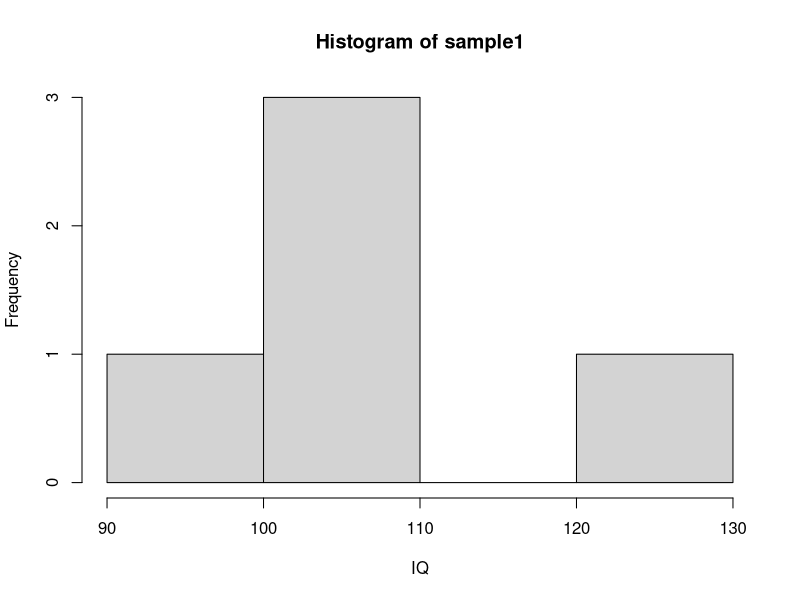
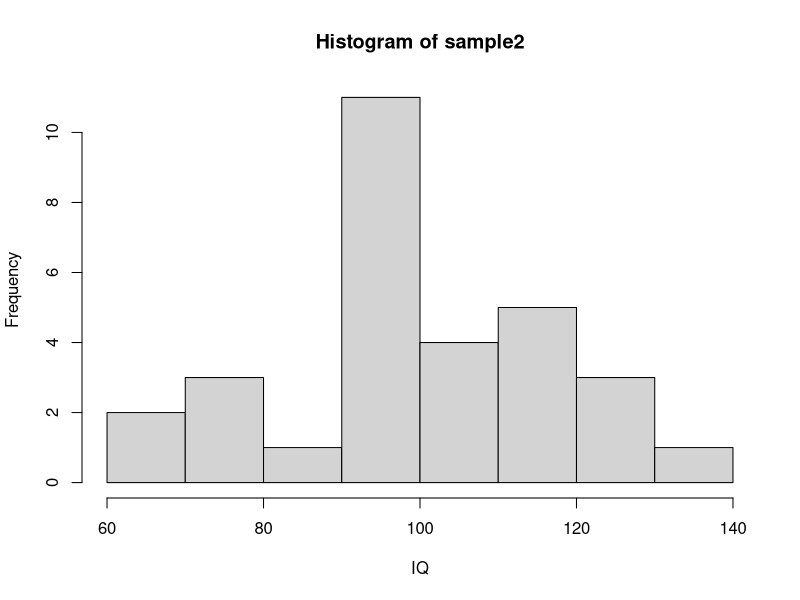
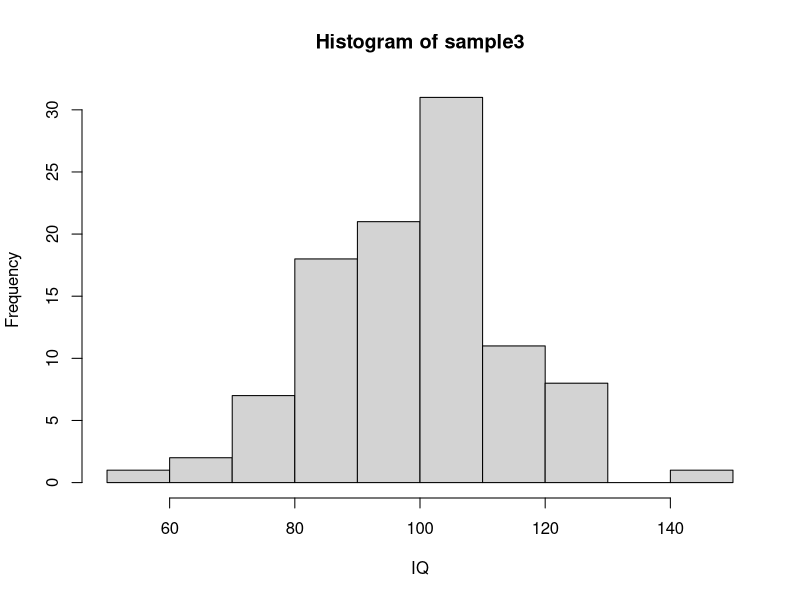

Here is the R script that generated these plots, in order: (Note: this script raises an error after producing the figures.)
# ASSIGNMENT TWO 

# QUESTION 1: 
set.seed(42)
sample1 = round(rnorm(n=5, mean=100, sd=15))
sample2 = round(rnorm(n=30, mean=100, sd=15))
sample3 = round(rnorm(n=100, mean=100, sd=15))

# Mean Of Samples:
cat("Sample 1: ",mean(sample1)) #Output: Sample 1: 106.6
cat("Sample 2: ",mean(sample2)) #Output: Sample 2: 101
cat("Sample 3: ",mean(sample3)) #Output: Sample 3: 99.19 

# I observed that the higher value n is means the closer the mean will be to the desired mean, 
# meaning that the more data the sample has the closer it will be towards the desired output

# Using the Central Limit Theorem, we can find the true population of some data by using large amounts of data. 
# As the data for the sample get bigger, the distribution of the sample means some closer to a normal distribution, 
# giving you the true population of the data.

#Visualizing each sample 
  #Sample 1
hist(sample1, xlab="IQ")
  #Sample 2
hist(sample2, xlab="IQ")
  #Sample 3
hist(sample3, xlab="IQ")

#I noticed that going up from sample 1 to sample 3 you can see the normal distribution becoming more clear, 
# where sample 1 give you little spread out data and sample 2 shows a little more distribution but the bell shape 
#is not very clear. Sample 3, however, shows that the more data is give the more normal the histogram will become. 


# QUESTION 2: 
  #Sample
examSample = c(72, 85, 91, 88, 76, 95, 89, 84, 77, 90)

# Calculating Confidence Interval  
examMean = mean(examSample ) #Mean
cat("Exam Score Mean: ",examMean) #Output: Exam Score Mean: 84.7

examSD = sd(examSample) #Standard Deviation 
cat("Exam Standard Deviation: ",examSD) #Output: Exam Standard Deviation: 7.454305

examSampleLength = length(examSample) #Length

alpha = .05 
criticalValue = qt(1 - alpha/2, df= examSampleLength - 1) #Critical Value 

stdError = examSD / sqrt(examSampleLength) #Standard Error Of Mean 
   
errorMargin = criticalValue * stdError #Margin Of Error

confidenceLower = examMean - errorMargin 
confidenceHigher = examMean + errorMargin 
cat("95% Confidence Interval:(",confidenceLower,",",confidenceHigher,")") #Output: 95% Confidence Interval:( 79.36751 , 90.03249 )


#We are 95% confident that the true average exam score for the entire population of 
#students, nut just those a part of the sample, falls between about 79.36751 and 90.03249. This means if we 
#repeated this sampling process many times, about 95% of those confidence intervals 
#would contain the actual population mean.


#QUESTION 3: 

#Null Hypothesis: The true success rate is 75%, nothing changed (P = .75)
#Alternative Hypothesis: The true pass rate is GREATER than 75% (P > .75) 


totalAmount = 120
passedAmount = 96
alpha = .05 

#One-Sample Proportion Test 
prop.test(passedAmount, totalAmount, p = .75, alternative = "greater", correct = FALSE) #Output: 
                                                                                        #1-sample proportions test without continuity correction
                                                                                        #data:  passedAmount out of totalAmount, null probability 0.75
                                                                                        #X-squared = 1.6, df = 1, p-value = 0.103
                                                                                        #alternative hypothesis: true p is greater than 0.75
                                                                                        #95 percent confidence interval:
                                                                                        # 0.7336224 1.0000000
                                                                                        #sample estimates:
                                                                                        #  p 
                                                                                        #0.8 
#CONCLUSTION 
#Since the alpha value we are using is .05 and the p-value the prop-test outputted was .103, the alternative 
#hypothesis cannot be completely accepted and still must accept the null hypothesis. This is because p-value (.103) 
# > alpha (.05). Further evidence is needed. 
  

#QUESTION 4: 

#Null Hypothesis: The distribution of each grade is the same as the instructor expected 
                # A(20%) B(30%) C(30%) D(10%) F(10%)
#Alternative Hypothesis: The distribution of each grade is not the same as the instructor expected 
                # A(?) B(?) C(?) D(?) F(?)

totalStudents = 100
expectedResults = c(20,30,30,10,10)
actualResults = c(18,29,34,11,8)

chisq.test(x = actualResults, p = expectedResults / totalStudents) #Output: 
                                                                   #Chi-squared test for given probabilities

                                                                   #data:  actualResults
                                                                   #X-squared = 1.2667, df = 4, p-value = 0.867

#Test Statistic: 1.2667 
#Degrees Of Freedom = 4
#P-Value = 0.867 

#CONCLUSTION:
#Since the p-value is greater than the alpha value .05, we cannot reject the null hypothesis,
#meaning the instructor should expect his the observed grade distribution to be near his expected outcome.


#QUESTION 5: 
hProbability = dbinom(4, size = 10, prob = 0.5) # Gives 0.2050781
cat("Probability to get 4 heads out of 10 tosses:",hProbability*100,"%",fill = TRUE) #Output: Probability to get 4 heads out of 10 tosses:  20.50781

iqProbability = pnorm(iq, mean = 100, sd = 15) #Gives 0.1586553 0.8413447
cat("Percentage of IQ's between 85 and 115:",(iqProbability[2]-iqProbability[1])*100) #Output: Percentage of IQ's between 85 and 115: 68.26895
                                                       
randomValues = rt(1000, df = 10)
hist(randomValues, breaks = 30, main = "Histogram of T-Distibution", xlab = "Values")

#The histogram is bell-shaped and symmetric, like a histogram with a normal distribution 
#The histogram is bell-shaped and symmetric, like a histogram with a normal distribution 
#but with slightly taller tails. This reflects that with 10 degrees of freedom, 
#the t-distribution is close to normal but still is not completely frequent only in one dense area.
                                                          
                                                          
